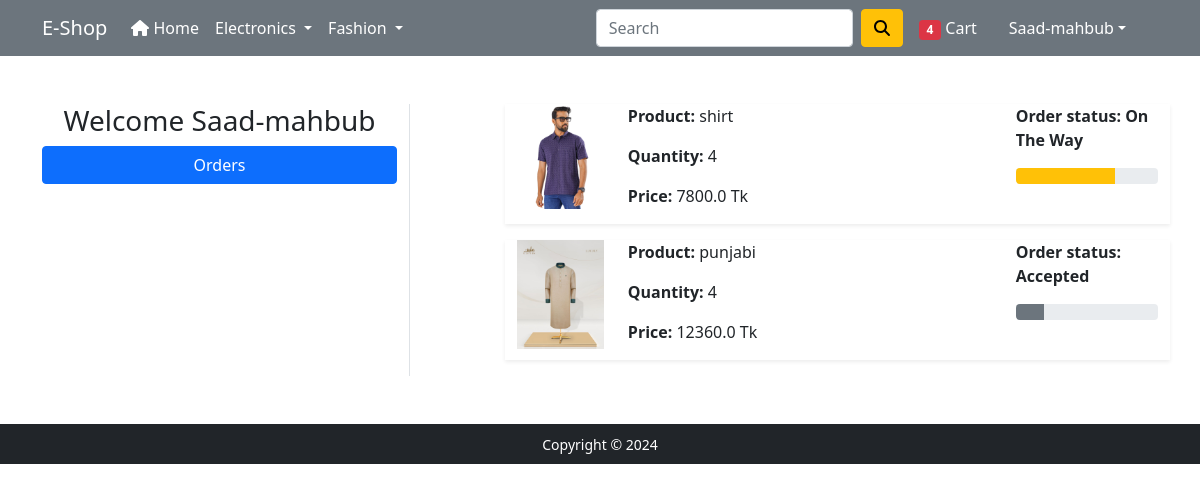
Page /orders/ (signed in) on the committed database.
### app/models.py (models this page shows, shortened)
class OrderPlaced(models.Model):
    STATUS_CHOICE = (
        ('Accepted','Accepted'),
        ('Packed','Packed'),
        ('On The Way','On The Way'),
        ('Delivered','Delivered'),
        ('Cancel','Cancel'),
    )
    user = models.ForeignKey(User,on_delete=models.CASCADE)
    customer = models.ForeignKey(Customer,on_delete=models.CASCADE)
    product = models.ForeignKey(Product,on_delete=models.CASCADE)
    quantity = models.PositiveIntegerField(default=1)
    ordered_date = models.DateTimeField(auto_now_add=True)
    status = models.CharField(max_length=50,choices=STATUS_CHOICE,default='Pending')
    @property
    def total_cost(self):
        return self.quantity * self.product.discount_price

class Product(models.Model):
    CATEGORY_CHOICES = (
        ('M','Mobile'),
        ('L','Laptop'),
        ('TW','Top Wear'),
        ('BW','Bottom Wear'),
    )
    title = models.CharField(max_length=100)
    selling_price = models.FloatField()
    discount_price = models.FloatField()
    description = models.TextField()
    brand = models.CharField(max_length=100)
    category = models.CharField(choices=CATEGORY_CHOICES,max_length=5)
    product_image = models.ImageField(upload_to='productimg')

### app/views.py (the view)
# urls.py: path('orders/', views.orders, name='orders'),
@login_required
def orders(request):
    order_placed = OrderPlaced.objects.filter(user=request.user).order_by('ordered_date')
    return render(request, 'app/orders.html',{'order_placed':order_placed})

### app/templates/app/orders.html (shortened to what this page needs)
{% extends 'app/base.html' %}
{% load static %}
{% block main-content %}
<div class="container my-5">
 <div class="row">
  <div class="col-sm-4 border-end">
    <h3 class='text-center'>Welcome {{request.user|capfirst}}</h3>
   <ul class="list-unstyled">
    <li class="d-grid"><a href="{% url 'orders' %}" class="btn btn-primary">Orders</a></li>
   </ul>
  </div>
  <div class="col-sm-7 offset-sm-1">
    {% for op in order_placed %}
   <div class="row shadow-sm mb-3">
    <div class="col-sm-2">
        <img src="{{op.product.product_image.url}}" alt="" class="img-fluid" height=150 width=150>
    </div>
    <div class="col-sm-7">
        <p><b>Product: </b>{{op.product.title}}</p>
        <p><b>Quantity: </b>{{op.quantity}}</p>
        <p><b>Price: </b>{{op.total_cost}} Tk</p>
    </div>
    <div class="col-sm-3 fw-bold">
        <p>Order status: {{op.status}}</p>
        {% if op.status == 'Accepted' %}
            <div class="progress">
                <div class="progress-bar bg-secondary" role="progressbar" style="width:20%" aria-valuenow="20" aria-valuenow="0" aria-valuenow="100"></div>
            </div>
        {% endif %}
        {% if op.status == 'On The Way' %}
            <div class="progress">
                <div class="progress-bar bg-warning" role="progressbar" style="width:70%" aria-valuenow="70" aria-valuenow="0" aria-valuenow="100"></div>
            </div>
        {% endif %}
    </div>
   </div>
   {% endfor %}
  </div>
 </div>
</div>
{% endblock main-content %}

### app/templates/app/base.html (shortened to what this page needs)
<!doctype html>
{% load static %}
<html lang="en">
  <head>
    <link href="https://cdn.jsdelivr.net/npm/bootstrap@5.0.0-beta1/dist/css/bootstrap.min.css" rel="stylesheet">
    <link rel="stylesheet" href="{% static 'app/css/owl.carousel.min.css' %}">
    <link rel="stylesheet" href="{% static 'app/css/all.min.css' %}">
    <link rel="stylesheet" href="{% static 'app/css/style.css' %}">
  </head>
  <body>
    <nav class="navbar navbar-expand-lg navbar-dark bg-secondary">
     <div class="container">
       <a class="navbar-brand" href="/">E-Shop</a>
       <div class="collapse navbar-collapse" id="navbarSupportedContent">
         <ul class="navbar-nav me-auto mb-2 mb-lg-0">
           <li class="nav-item">
             <a class="nav-link active" aria-current="page" href="/"><i class="fa fa-home" aria-hidden="true"></i> Home</a>
           </li>
           <li class="nav-item dropdown">
             <a class="nav-link dropdown-toggle text-white" href="#" id="electronicsDropdown" role="button" data-bs-toggle="dropdown" aria-expanded="false">
               Electronics
             </a>
           </li>
           <li class="nav-item dropdown">
             <a class="nav-link dropdown-toggle text-white" href="#" id="fashionDropdown" role="button" data-bs-toggle="dropdown" aria-expanded="false">
               Fashion
             </a>
           </li>
         </ul>
         <form class="d-flex">
           <input class="form-control me-2" type="search" placeholder="Search" aria-label="Search">
           <button class="btn btn-warning" type="submit"><i class="fas fa-search"></i></button>
         </form>
         <div>
          <ul class="navbar-nav me-auto mb-2 mb-lg-0">
          {% if request.user.is_authenticated %}
            <li class="nav-item mx-2">
              <a href="{% url 'show_cart' %}" class="nav-link text-white"><span class="badge bg-danger">4</span> Cart </a>
            </li>
           <li class="nav-item dropdown mx-2">
              <a class="nav-link dropdown-toggle text-white" href="#" id="profileDropdown" role="button" data-bs-toggle="dropdown" aria-expanded="false">{{request.user|capfirst}}</a>
            </li>
            {% else %}
             <a href="{% url 'login' %}" class="nav-link text-white">Login</a>
            </li>
            <li class="nav-item mx-2">
             <a href="{% url 'customerregistration' %}" class="nav-link text-white">Registration</a>
            </li>
            {% endif %}
          </ul>
         </div>
       </div>
     </div>
    </nav>
    {% block main-content %} {% endblock main-content %}
    <footer class="container-fluid bg-dark text-center p-2 mt-5">
        <small class="text-white">Copyright &copy; 2024  </small>
    </footer>
  </body>
</html>

### rows in the picture
OrderPlaced: product.product_image (picture), product "shirt", quantity "4", total_cost "7800.0", status "On The Way"
OrderPlaced: product.product_image (picture), product "punjabi", quantity "4", total_cost "12360.0", status "Accepted"

### other values in the picture
{{ request.user|capfirst }} "Saad-mahbub"
